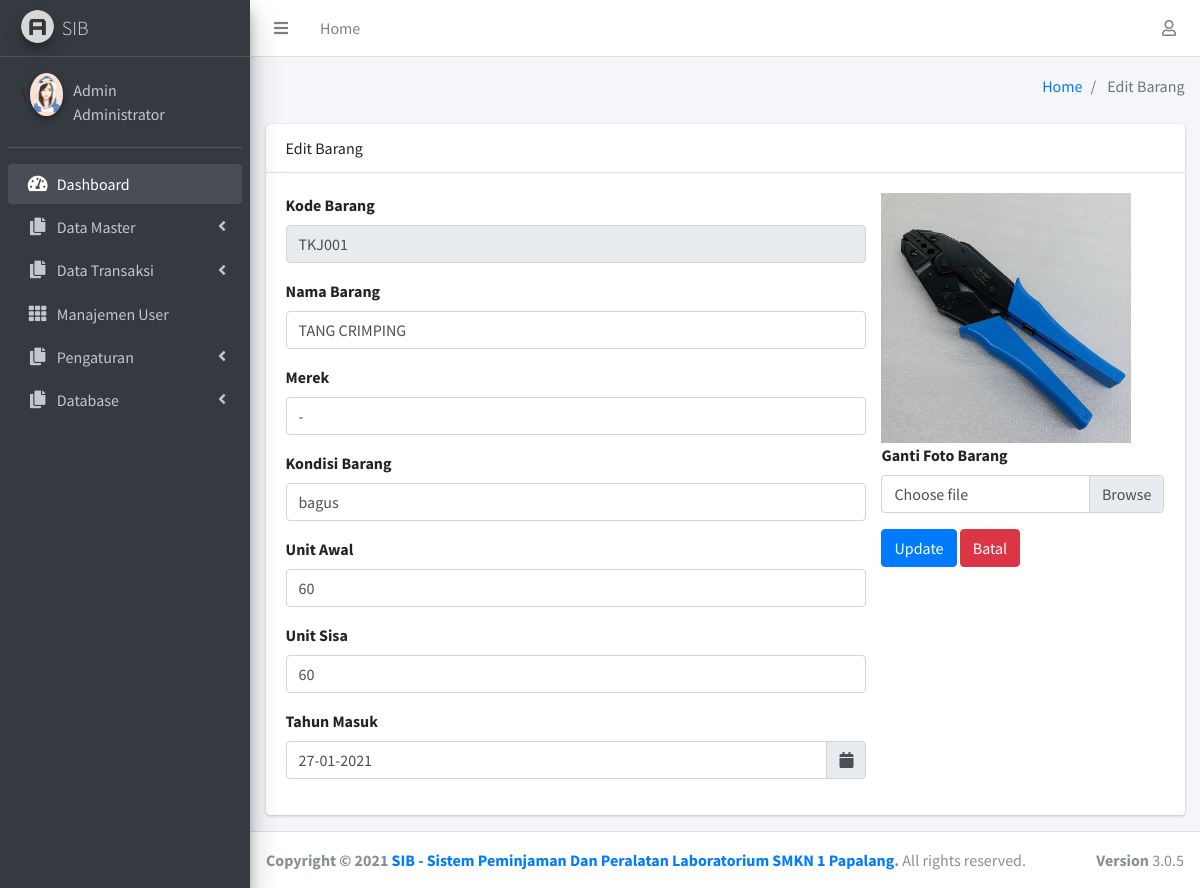
/dashboard/editbarang?id=9 (signed in), run on an earlier commit of the app's database.
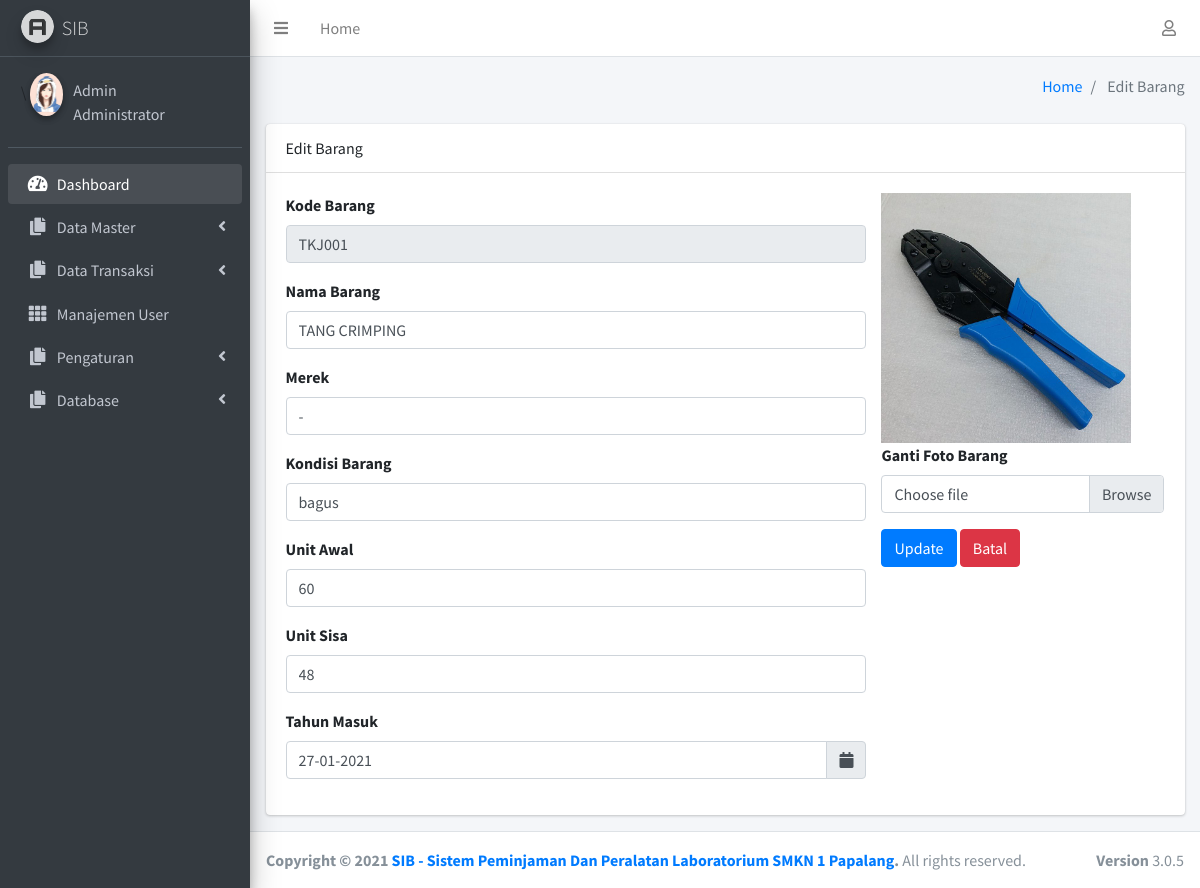
And on a later commit of the database.
### tables this page shows
CREATE TABLE `barang` (
  `id_barang` int(11) NOT NULL,
  `kodebarang` varchar(100) NOT NULL,
  `namabarang` varchar(100) NOT NULL,
  `kondisibarang` varchar(300) NOT NULL,
  `merek` varchar(100) NOT NULL,
  `stok` varchar(100) NOT NULL,
  `stoksisa` varchar(200) NOT NULL,
  `tahun` varchar(100) NOT NULL,
  `gambar` varchar(200) NOT NULL,
  `jurusan` varchar(100) NOT NULL
);

### dashboard/editbarang.php (the view, shortened to what the changed rows need)
<?php
include "global_header.php"; ?>
<div class="content">
    <div class="container-fluid">
        <div class="row">
            <div class="col-lg-12">
                <div class="card">
                    <div class="card-body">
                    <?php
                    $query = $koneksi->query("SELECT * FROM barang WHERE id_barang = '$_GET[id]'");
                    if(is_array($query) || is_object($query)){
                    foreach ($query as $data) {
                    ?>
                        <form action="prosesedit.php?id=<?= $_GET['id'];?>" method="post" enctype="multipart/form-data">
                            <div class="row">
                                <div class="col-md-8">
                                <div class="form-group">
                                        <label>Kode Barang</label>
                                        <input class="form-control" name="kodebarang" id="kodebarang" type="text"
                                            value="<?= $data['kodebarang']; ?>" readonly>
                                    </div>
                                    <div class="form-group">
                                        <label>Nama Barang</label>
                                        <input class="form-control" name="namabarang" id="nama" type="text"
                                            value="<?= $data['namabarang']; ?>" placeholder="Masukkan Nama Barang">
                                    </div>
                                    <div class="form-group">
                                        <label>Merek</label>
                                        <input class="form-control" name="merek" id="harga" type="text"
                                            value="<?= $data['merek']; ?>" placeholder="Masukkan merek barang">
                                    </div>
                                    <div class="form-group">
                                        <label>Kondisi Barang</label>
                                        <input class="form-control" name="kondisibarang" id="harga" type="text"
                                            value="<?= $data['kondisibarang']; ?>" placeholder="Masukkan kondisi barang">
                                    </div>
                                    <div class="form-group">
                                        <label>Unit Awal</label>
                                        <input class="form-control" name="stok" id="stok" type="number"
                                            value="<?= $data['stok']; ?>" placeholder="Masukkan jumlah stok">
                                    </div>
                                    <div class="form-group">
                                        <label>Unit Sisa</label>
                                        <input class="form-control" name="stoksisa" id="stok" type="number"
                                            value="<?= $data['stoksisa']; ?>" placeholder="Masukkan jumlah stok">
                                    </div>
                                    <div class="form-group">
                                        <label>Tahun Masuk</label>
                                        <div class="input-group date" id="reservationdate" data-target-input="nearest">
                                            <input name="tahun" type="text" class="form-control datetimepicker-input"
                                                value="<?= $data['tahun']; ?>" data-target="#reservationdate">
                                            <div class="input-group-append" data-target="#reservationdate"
                                                data-toggle="datetimepicker">
                                                <div class="input-group-text"><i class="fa fa-calendar"></i></div>
                                            </div>
                                        </div>
                                    </div>
                                </div>
                                <div class="col-md-4">
                                        <img src="./img/barang/<?= $data['gambar']; ?>" style="
    width: 250px;
" alt="">
                                        <div class="form-group">
                                        <label for="foto">Ganti Foto Barang</label>
                                        <div class="custom-file">
                                            <label class="custom-file-label" for="customFile">Choose file</label>
                                        </div>
                                    </div>
                                    <div class="form-group form-actions">
                                        <input class="btn btn-primary"  type="submit" value="Update">
                                        <input class="btn btn-danger" id="reset" type="reset" value="Batal"
                                            onclick="self.history.back()">
                                    </div>
                                </div>
                            </div>
                        </form>
                        <?php }} ?>
                    </div>
                </div>
            </div>
        </div>
    </div>
</div>
</div>
<?php include "global_footer.php"; ?>

What changed in the data, as far as the page shows it:
changed barang "TKJ001": stoksisa "60" → "48"
